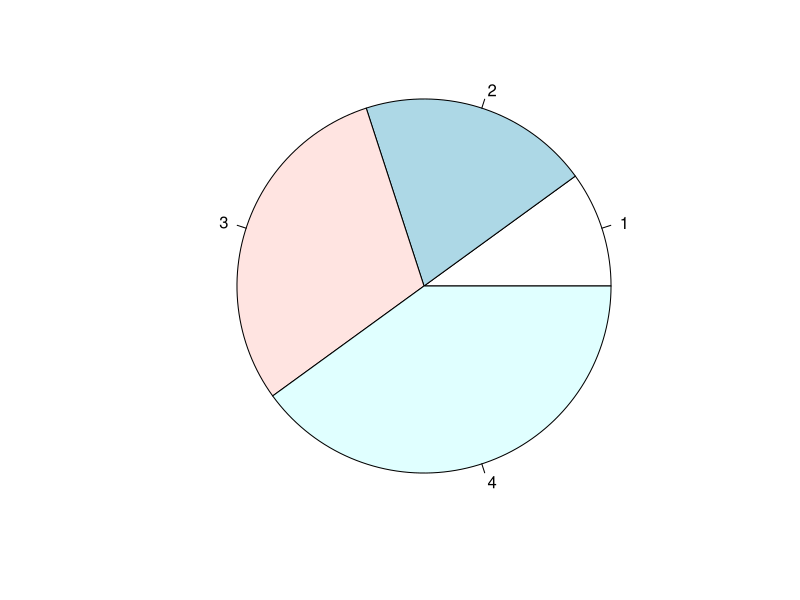
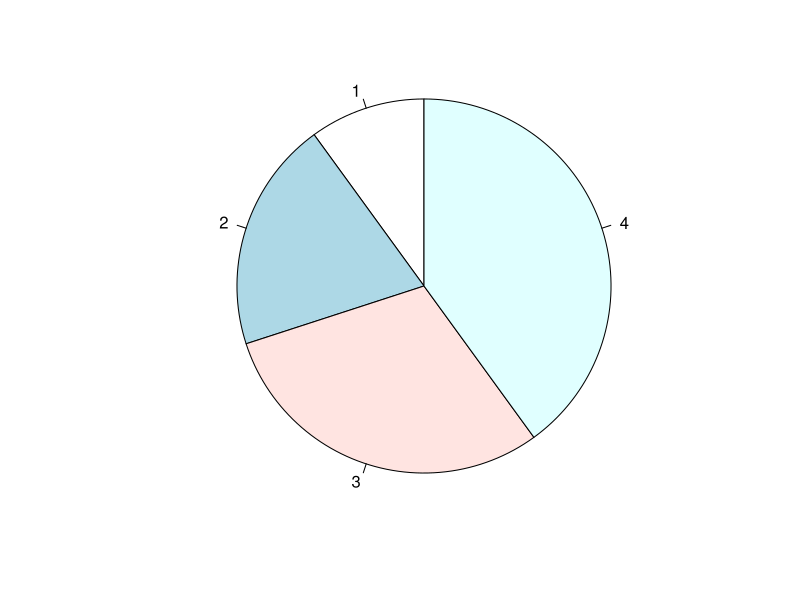
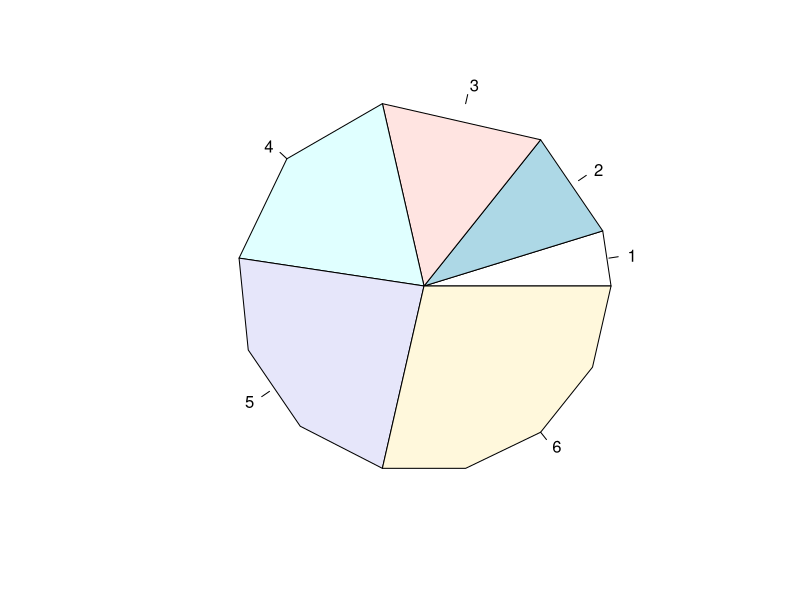
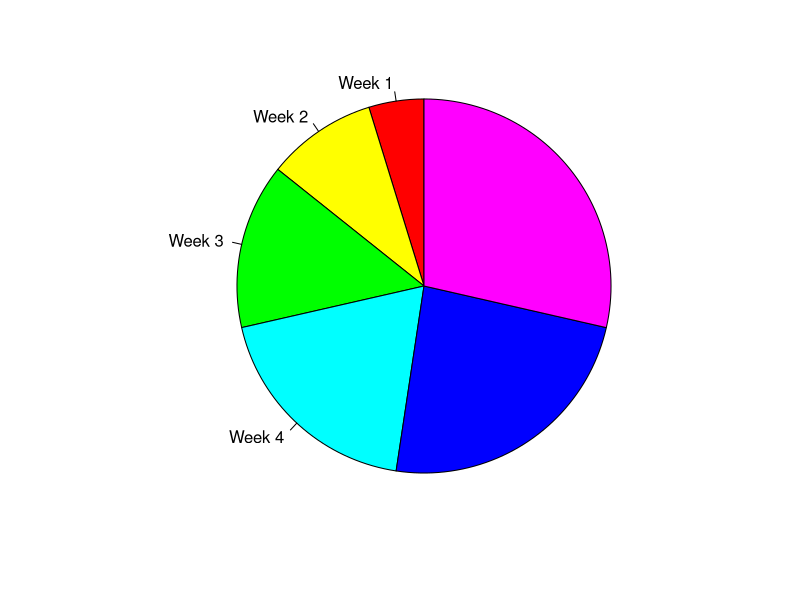
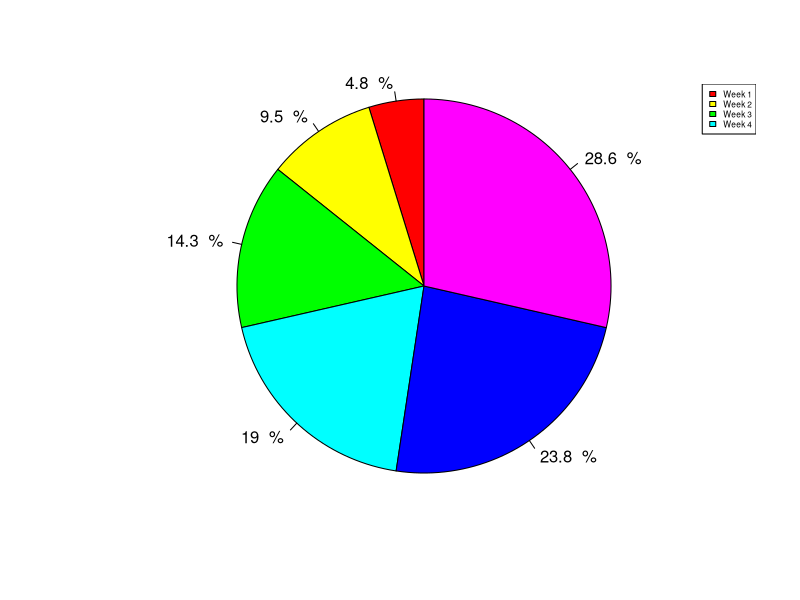
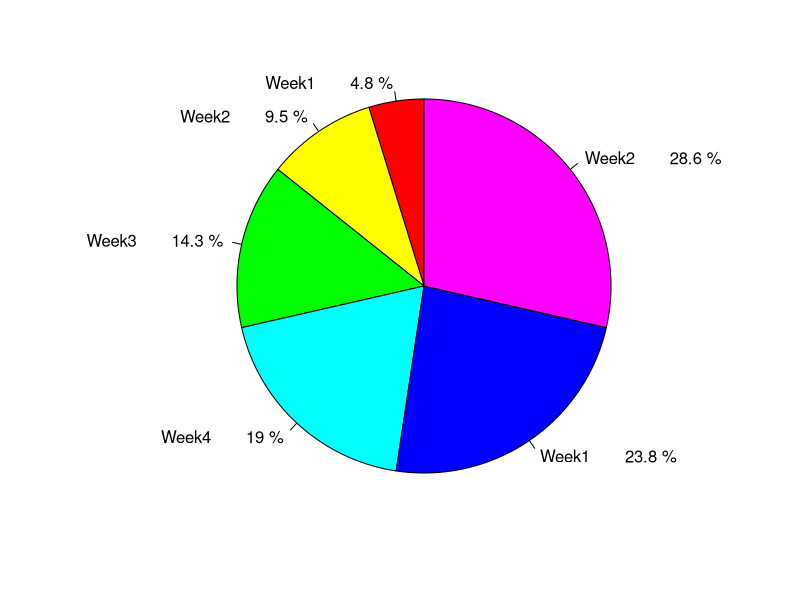

The R source for these figures, in order:
###### pie
par(mfrow=c(1,1),oma=c(0.5,0.5,0.1,0.1))
p1 <- c(10,20,30,40)
pie(p1,radius=1)

pie(p1,radius=1,init.angle=90)



p1 <- c(10,20,30,40,50,60)
pie(p1,radius=1,edges=20)

pie(p1,radius=1,init.angle=90,col=rainbow(length(p1)),
    label=c("Week 1" ,"Week 2" , "Week 3" ,"Week 4"))



pct <- round(p1/sum(p1) * 100,1)
lab <- paste(pct," %")
pie(p1,radius=1,init.angle=90,col=rainbow(length(p1)),
    label=lab)
legend("topright",c("Week 1","Week 2","Week 3","Week 4"),
       cex=0.5,fill=rainbow(length(p1)))



pct <- round(p1/sum(p1) * 100,1)
lab1 <- c("Week1","Week2","Week3","Week4")
lab2 <- paste(lab1,"\t",pct,"%")
pie(p1,radius=1,init.angle=90,col=rainbow(length(p1)),label=lab2)




